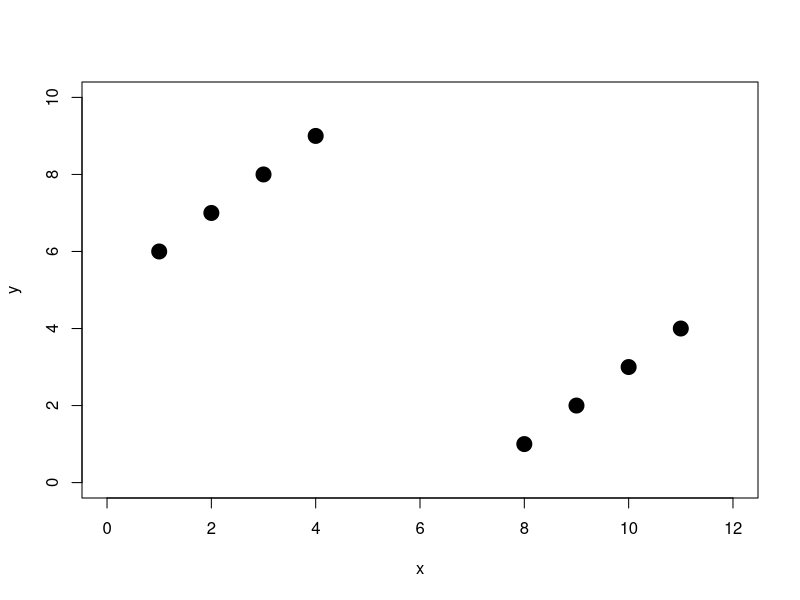
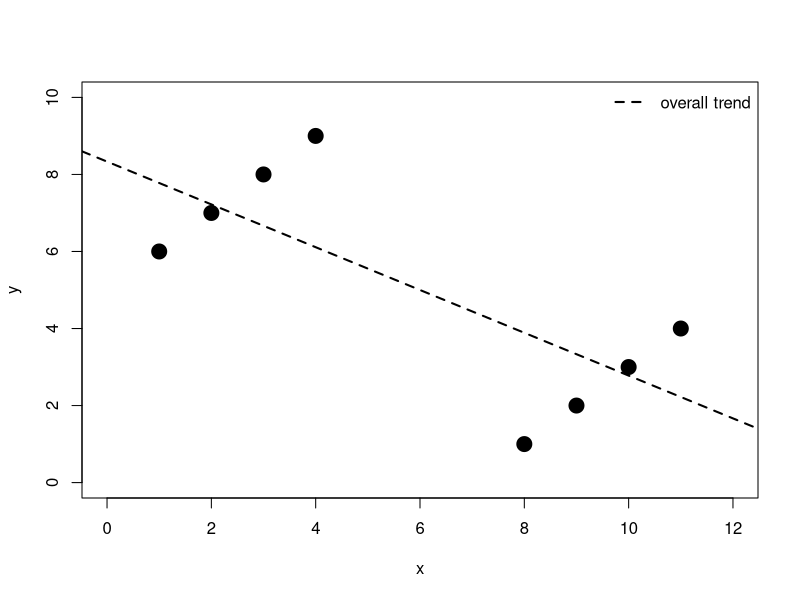
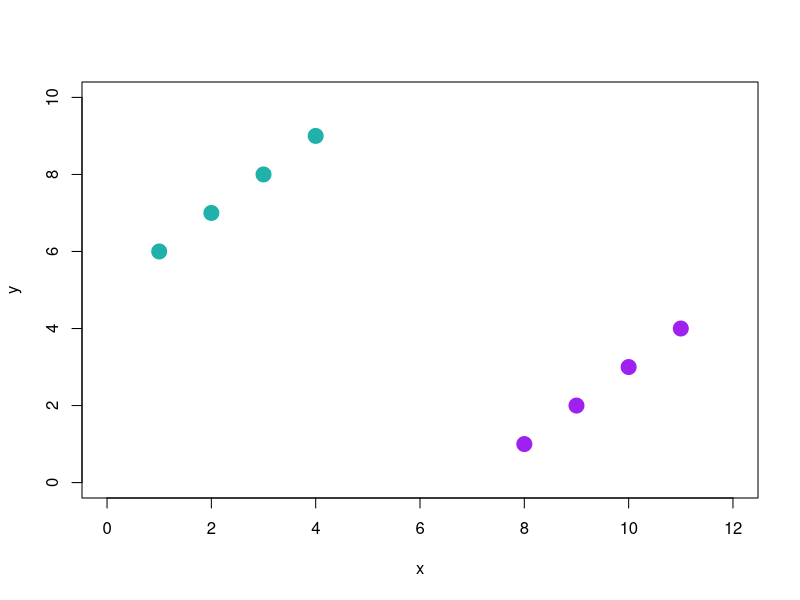
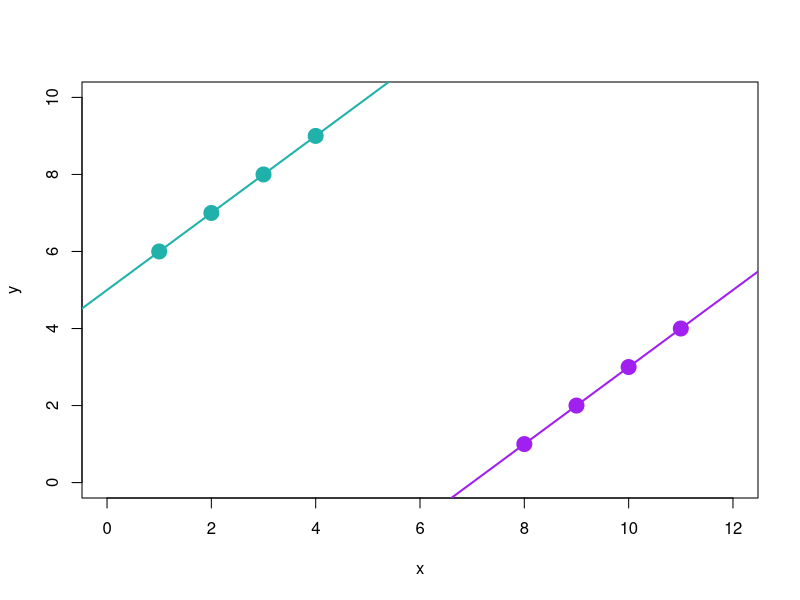
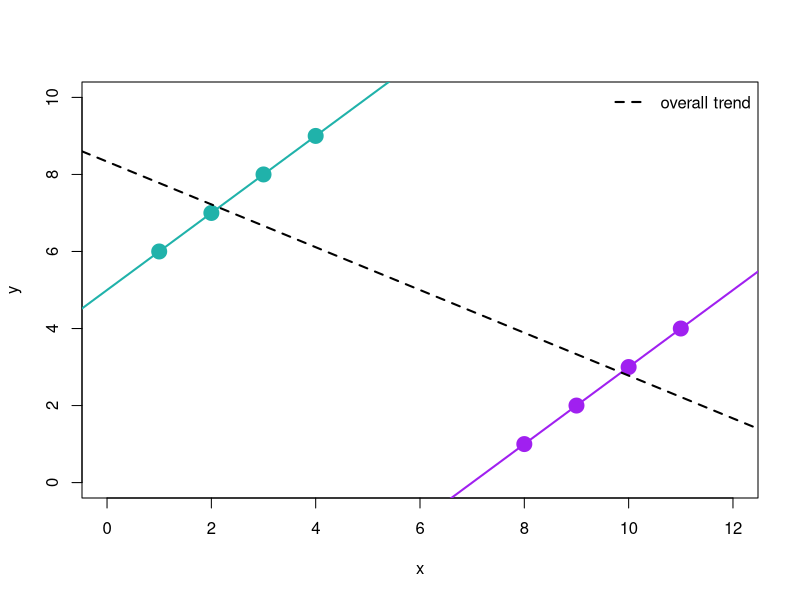
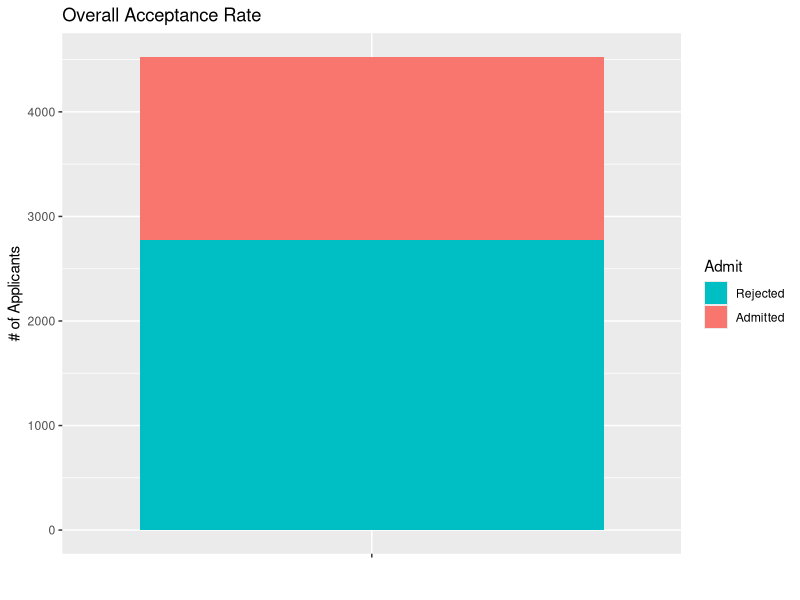
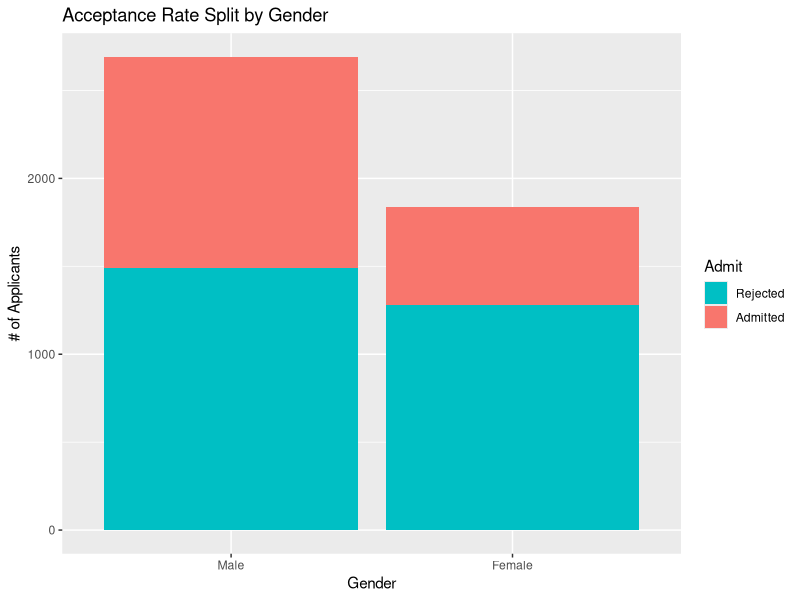

Reproduce these figures in R, in order. (Note: this script raises an error after producing the figures.)
# Change directory
setwd("./Lec02 Sampling/figure/")

# Install these packages first
library(ggplot2)
library(dplyr)
library(scales)


#-------------------------------------------------------------------------------
#
# Illustrate Simpsons Paradox via regression
#
#-------------------------------------------------------------------------------
# Toy plots illustrating Simpson's Paradox
x <- c(1,2,3,4,8,9,10,11)
y <- c(6,7,8,9,1,2,3,4)
color <- c(rep("lightseagreen", 4), rep("purple", 4))

fig.width <- 6
fig.height <- 4

pdf("simpsons1.pdf", width=fig.width, height=fig.height)
plot(x, y, pch=19, cex=2, xlim=c(0, 12), ylim=c(0, 10))
dev.off()

pdf("simpsons2.pdf", width=fig.width, height=fig.height)
plot(x, y, pch=19, cex=2, xlim=c(0, 12), ylim=c(0, 10))
abline(lm(y~x), lwd=2, lty=2)
legend("topright", legend="overall trend", bty='n', lty=2, lwd=2, col="black")
dev.off()

pdf("simpsons3.pdf", width=fig.width, height=fig.height)
plot(x, y, pch=19, cex=2, col=color, xlim=c(0, 12), ylim=c(0, 10))
dev.off()

pdf("simpsons4.pdf", width=fig.width, height=fig.height)
plot(x, y, pch=19, cex=2, col=color, xlim=c(0, 12), ylim=c(0, 10))
abline(lm(y[1:4]~x[1:4]), lwd=2, col="lightseagreen")
abline(lm(y[4+1:4]~x[4+1:4]), lwd=2, col="purple")
dev.off()

pdf("simpsons5.pdf", width=fig.width, height=fig.height)
plot(x, y, pch=19, cex=2, col=color, xlim=c(0, 12), ylim=c(0, 10))
abline(lm(y[1:4]~x[1:4]), lwd=2, col="lightseagreen")
abline(lm(y[4+1:4]~x[4+1:4]), lwd=2, col="purple")
abline(lm(y~x), lwd=2, lty=2)
legend("topright", legend="overall trend", bty='n', lty=2, lwd=2, col="black")
dev.off()




#-------------------------------------------------------------------------------
#
# ADVANCED:  Illustrate Simpsons Paradox via the UC Berkeley Admissions Data
# We make use of the ggplot2 and dplyr packages
#
#-------------------------------------------------------------------------------
# Load UC Berkeley admissions data
data(UCBAdmissions)
UCB <- as.data.frame(UCBAdmissions)


#---------------------------------------------------------------
# Plot overall acceptance rate
#---------------------------------------------------------------
overall.accpt <-
  group_by(UCB, Admit) %>%
  summarize(Freq=sum(Freq))

pdf("overall.pdf", width=4, height=4)
ggplot(overall.accpt, aes(x=factor(""), y=Freq, fill = Admit)) +
  ggtitle("Overall Acceptance Rate") +
  guides(fill = guide_legend(reverse = TRUE)) + geom_bar(stat = "identity") +
  xlab("") + ylab("# of Applicants")
dev.off()


#---------------------------------------------------------------
# Plot acceptance rate split by gender
#---------------------------------------------------------------
gender.accpt <-
  group_by(UCB, Admit, Gender) %>%
  summarize(Freq=sum(Freq))

gender.accpt.plot <- ggplot(gender.accpt, aes(x=Gender, y=Freq, fill = Admit)) +
  ggtitle("Acceptance Rate Split by Gender") +
  guides(fill = guide_legend(reverse = TRUE)) +
  ylab("# of Applicants")

pdf("gender-accpt-count.pdf", width=8, height=4)
gender.accpt.plot + geom_bar(stat = "identity")
dev.off()

pdf("gender-accpt.pdf", width=8, height=4)
gender.accpt.plot + geom_bar(position = "fill") + scale_y_continuous(labels = percent_format())
dev.off()


#---------------------------------------------------------------
# Plot acceptance rate split by department
#---------------------------------------------------------------
dept.accpt <-
  group_by(UCB, Admit, Dept) %>%
  summarize(Freq=sum(Freq))

dept.accpt.plot <-
  ggplot(dept.accpt, aes(x=Dept, y=Freq, fill = Admit)) +
  ggtitle("Acceptance Rate Split by Department") +
  guides(fill = guide_legend(reverse = TRUE)) + xlab("Department")
#dept.accpt + geom_bar(stat = "identity") + ylab("# of Applicants")

pdf("dept-accpt.pdf", width=10, height=5)
dept.accpt.plot + geom_bar(position = "fill") + ylab("% of Applicants") +
  scale_y_continuous(labels = percent_format())
dev.off()


#---------------------------------------------------------------
# Plot applicant's gender split by department
#---------------------------------------------------------------
dept.gender <-
  group_by(UCB, Gender, Dept) %>%
  summarize(Freq=sum(Freq))

dept.gender.plot <-
  ggplot(dept.gender, aes(x=Dept, y=Freq, fill = Gender, order = -as.numeric(Gender))
) + ggtitle("Applicant's Gender Split by Department") + xlab("Department")
#dept.gender + geom_bar(stat = "identity") + ylab("# of Applicants")

pdf("dept-gender.pdf", width=10, height=5)
dept.gender + geom_bar(position = "fill") + ylab("% of Applicants") +
  scale_y_continuous(labels = percent_format())
dev.off()


#---------------------------------------------------------------
# Plot acceptance rate split by gender x department
#---------------------------------------------------------------
split.accpt <-
  ggplot(UCB, aes(x=Gender, y=Freq, fill = Admit)) +
  ggtitle("Acceptance Rate Split by Gender & Department") +
  facet_wrap(~ Dept, nrow = 2) +
  guides(fill = guide_legend(reverse = TRUE))
# split.accpt + geom_bar(stat = "identity") + ylab("# of Applicants")

pdf("split-accpt.pdf", width=10, height=7)
split.accpt + geom_bar(position = "fill") + ylab("% of Applicants") +
  scale_y_continuous(labels = percent_format())
dev.off()